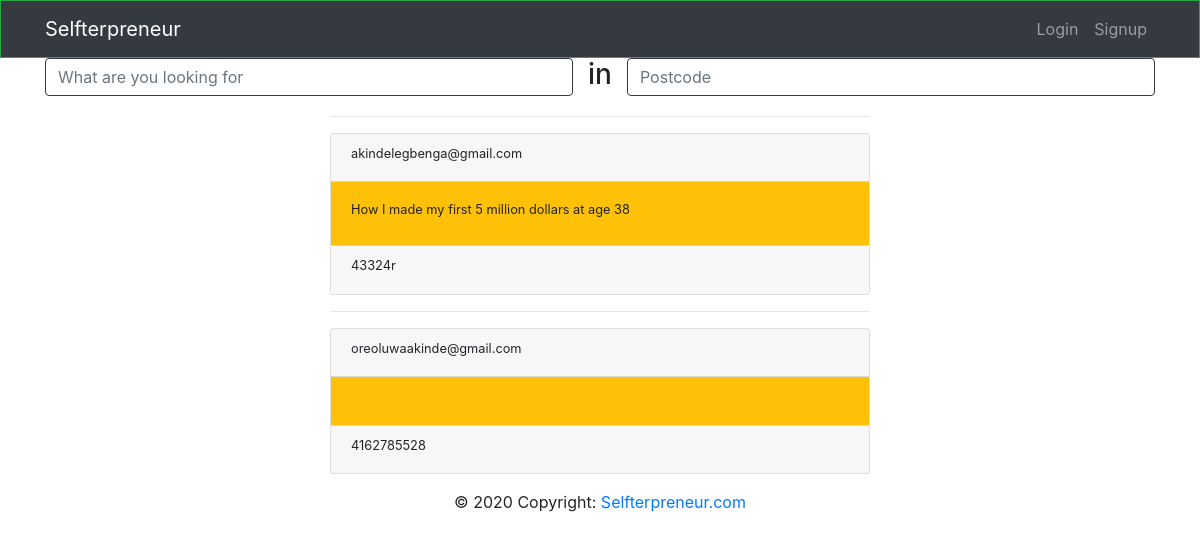
Page /home on the earlier database version.
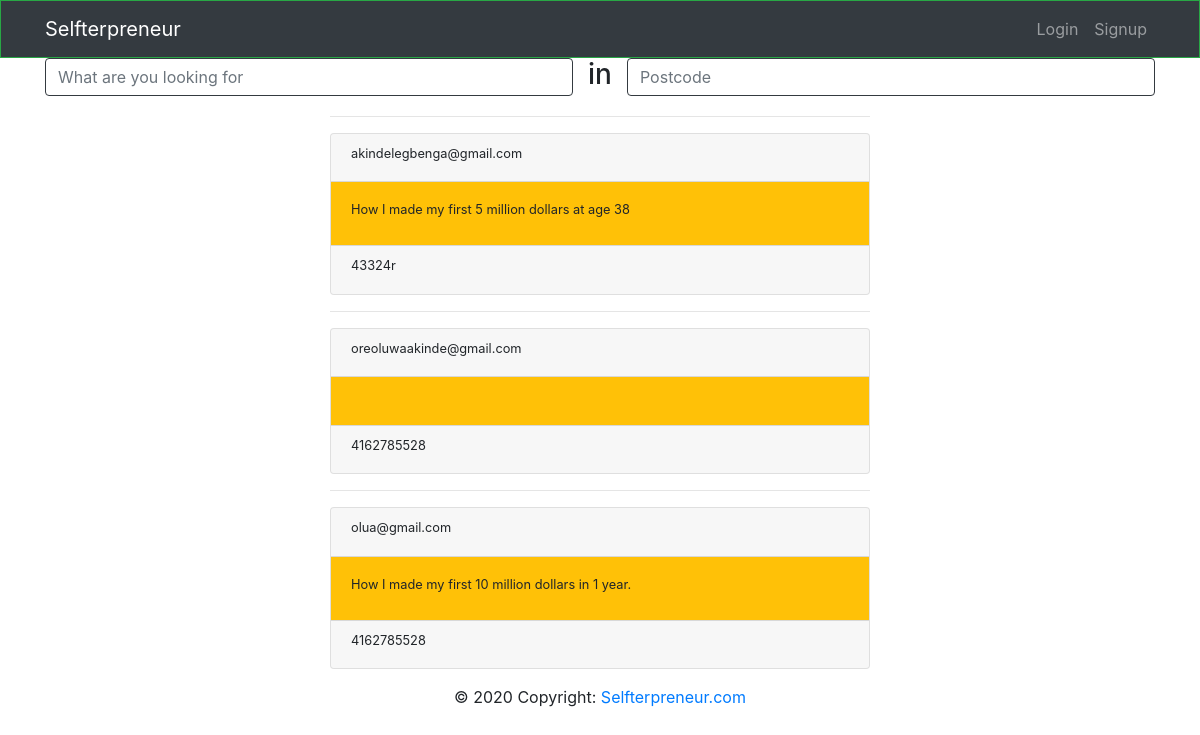
Same page on the later database version.
### app/me/models.py (models this page shows, shortened)
class Personal_Info(db.Model):
    __tablename__ = 'personal_info'
    id = db.Column(db.Integer, primary_key=True)
    user_name = db.Column(db.String(100), nullable=False)
    user_email = db.Column(db.String(100), nullable=False)
    user_mobile_phone = db.Column(db.String(100))
    user_work_phone = db.Column(db.String(100))
    user_postcode= db.Column(db.String(100), nullable=False)
    user_city=db.Column(db.String(100))
    user_country =  db.Column(db.String(100))
    user_bio = db.Column(db.String(1000))
    user_url = db.Column(db.String(1000))
    user_twitter=db.Column(db.String(1000))
    user_company = db.Column(db.String(1000))

### app/auth/routes.py (the view)
@auth.route('/home', methods = ["GET","POST"])
def home():
    users = Personal_Info.query.all()
    form = SearchForm()
    return render_template('index.html', title='home_page', form = form, users= users)

### app/auth/forms.py
class SearchForm(FlaskForm):
    what = StringField("what")
    where = StringField("Where", validators=[DataRequired()])

### app/auth/templates/index.html (shortened to what this page needs)
{% extends 'layout.html' %}
{% block page_body %}
<div class="container">
    <form method="POST" action="">
        <div class="row justify-content-center">
            <div class="col">
                {{ form.what (placeholder ='What are you looking for',class ='form-control justify-right border border-dark')}}
            </div>
            <h3>in </h3>
            <div class="col">
                {{ form.where(placeholder ='Postcode',class ='form-control justify-right border border-dark')}}
            </div>
        </div>
    </form>
    <div class="row">
        <div class="col-xs-12 col-sm-3 col-md-3 col-lg-3">
        </div>
        <div class="col-xs-12 col-sm-6 col-md-6 col-lg-6 ">
            {% for user in users  %}
            <hr>
            <div class="card">
                <div class="card-header">
                    <h2 class="small">{{ user.user_email }}</h2>
                </div>
                <div class="card-body h-25 d-inline-block bg-warning">
                    <h2 class="small">{{ user.user_bio }}</h2>
                </div>
                <div class="card-footer">
                    <h2 class="small">{{ user.user_work_phone }}</h2>
                </div>
            </div>
            {% endfor %}
        </div>
        <div class="col-xs-12 col-sm-3 col-md-3 col-lg-3">
        </div>
    </div>
</div>
{% endblock page_body %}

### app/auth/templates/layout.html (shortened to what this page needs)
<!doctype html>
<html lang="en">
{% block head %}
<head>
    <link rel="stylesheet" href="https://stackpath.bootstrapcdn.com/bootstrap/4.4.1/css/bootstrap.min.css"
>
    <link href="{{ url_for('static' , filename='css/styles.css')}}" rel="stylesheet" />
</head>
{% endblock head %}
<body>
    {% block navbar %}
    <nav class="navbar navbar-expand-md navbar-dark bg-dark opacity-4 border border-success">
        <div class="container">
            <a href="{{ url_for('auth.home') }}" class="navbar-brand">Selfterpreneur</a>
            <div class="collapse navbar-collapse" id="navbarNav">
                <div class="navbar-nav ml-auto">
                    {% if current_user.is_authenticated %}
                    <li class="nav-item">
                        <a class="nav-link text-lowercase text-muted">Welcome {{ current_user.user_name.title()}}</a>
                    </li>
                    <li class="nav-item">
                        <a class="nav-link" href="{{ url_for('auth.signout') }}">Logout</a>
                    </li>
                    <li>
                        <a class="nav-link" href=""><i class="fa fa-envelope" aria-hidden="true"></i></a>
                    </li>
                    {% else %}
                    <li class="nav-item">
                        <a class="nav-link" href="{{ url_for('auth.signin') }}">Login</a>
                    </li>
                    <li class="nav-item ">
                        <a class="nav-link" href="{{ url_for('auth.reg_user') }}">Signup</a>
                    </li>
                    {% endif %}
                </div>
            </div>
        </div>
    </nav>
    {% endblock navbar %}
    {% block page_body %}{% endblock page_body %}
    <footer class="page-footer font-small">
        <div class="container">
            <div class="row justify-content-center login-footer-row-2">
                <div class="footer-copyright text-center py-3">© 2020 Copyright:
                    <a href="#">Selfterpreneur.com</a>
                </div>
            </div>
        </div>
    </footer>
</body>
</html>

Differences in the rows shown:
added Personal_Info: user_email "olua@gmail.com", user_bio "How I made my first 10 million dollars in 1 year.", user_work_phone "4162785528"
